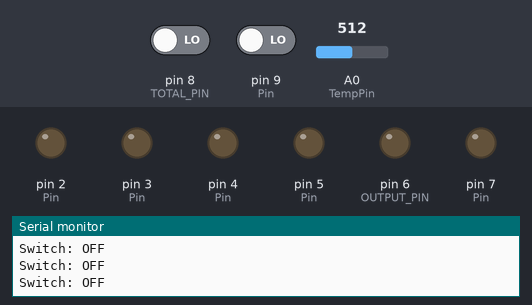
The sketch below on a simulated Arduino Uno, built with avr-gcc and run on an emulated ATmega328P. On the bench: output pins drawn as LEDs (lit = HIGH), the last lines printed to the serial monitor. Dashed ring = blinking. The test bench sets the inputs (shaded band); at power-on: pin 8 (TOTAL_PIN) LOW, A0 (TempPin) = 512, pin 9 (Pin) LOW.

Above: at 1.2 s.
1.3 s: pin 8 (TOTAL_PIN) driven HIGH
At 1.7 s:
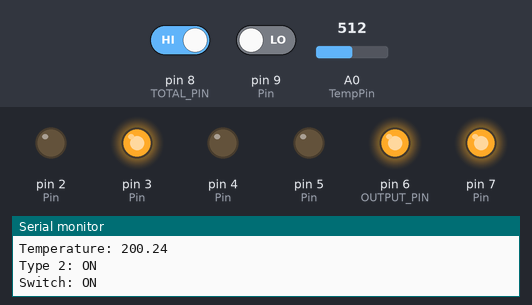
2.8 s: A0 (TempPin) set to 225
5.8 s: A0 (TempPin) set to 203
At 5.94 s:
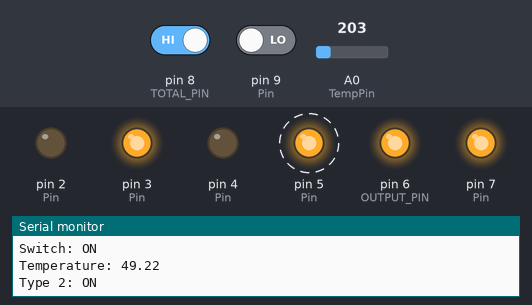
8.8 s: pin 9 (Pin) driven HIGH
At 9.8 s:
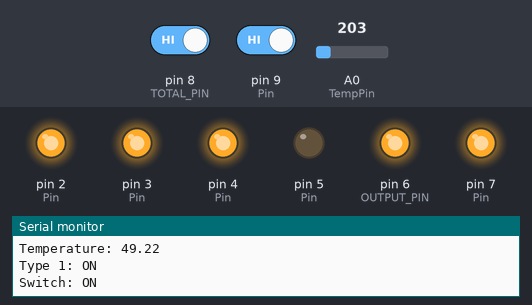
10.5 s: pin 9 (Pin) driven LOW
At 10.61 s:
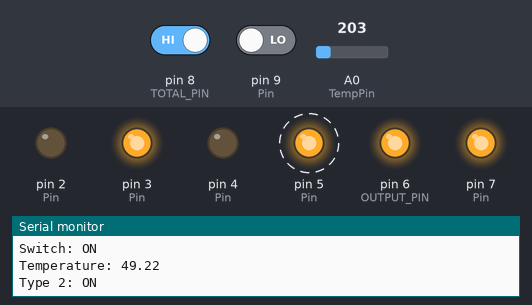
13.5 s: A0 (TempPin) set to 122
At 14.6 s:
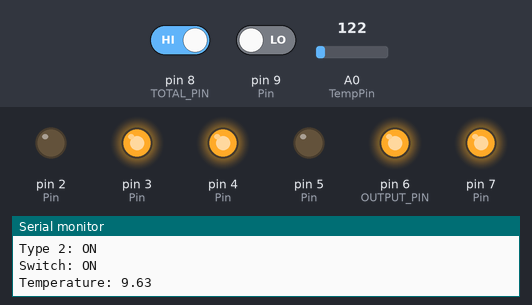
Timing chart, 0 to 16.2 s (numbered marks = the images above; inputs shaded):
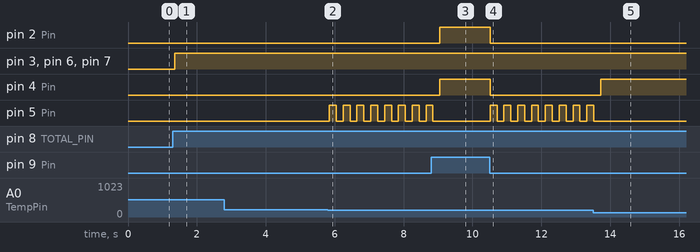

Measured:
- the behaviour switches between 215 and 214 on A0 (TempPin) (found by bisection; images 1 and 2)
- after the input at 1.3 s, pin 3 (Pin), pin 6 (OUTPUT_PIN), pin 7 (Pin): LOW → HIGH after 0.06 s
- after the input at 5.8 s, pin 5 (Pin): alternates HIGH for 0.20 s and LOW for 0.20 s, starting after 0.05 s
- after the input at 8.8 s, pin 2 (Pin), pin 4 (Pin): LOW → HIGH after 0.25 s; pin 5 (Pin): goes on until 8.9 s, then stays LOW
- after the input at 10.5 s, pin 2 (Pin), pin 4 (Pin): HIGH → LOW at once; pin 5 (Pin): alternates HIGH for 0.20 s and LOW for 0.20 s, starting at once
- after the input at 13.5 s, pin 4 (Pin): LOW → HIGH after 0.22 s; pin 5 (Pin): goes on until 13.5 s, then stays LOW

The sketch:

Burn_Detection_Sensor.ino
```cpp
#define MAXANALOG 1023.0  //Maximum size of analog
#define MAXVOLT 5.0     //Maximum size of volt
#define TOTAL_PIN 8   //Number of total pins
#define OUTPUT_PIN 6    //Number of output pins(LED,vibration)
#define TOTAL_SWITCH 2  //Number of total switch pins

#define SAFE_TOUCH 40   //Safe temperature for touching
#define WARNING_TOUCH 45  //Warning temperature for touching
#define DANGER_TOUCH 55   //Dangerous temperautre for touching
#define SAFE_EAT 55   //Safe temperature for eating
#define DANGER_EAT 60 //Dangerous temperautre for eating
#define LOW_BURN_TIME 3600000 //The time(3600s) of low temperature burn
#define HIGH_BURN_TIME 10000  //The time(10s) of High temperature burn

typedef struct  //Structure of Pins
{
  int Pin[TOTAL_PIN] = {2,3,4,5,6,7,8,9}; //Array of pins
  int *pPin = Pin;  //Pointer of Pin
  int TempPin = A0; //Temperature sensor pin
}Pins;

typedef struct  //Structure of etc values
{
  float Temperature = 0;  //Value of temperature
  float Voltage = 0;  //Value of voltage
  int Value = 0;    //Value to read
  int nDelay = 200; //Blink delay
}Values;

Pins type;  //defined as type
Values etc; //defined as etc

int i = 0;  //Temporary variable

void Led_On(int *pPin, int num) //Function: LED on
{
  if(num > TOTAL_SWITCH)  //If the LED pins
  {
    digitalWrite(pPin[num-1], LOW); //Off the LED that was on
    digitalWrite(pPin[num], HIGH);  //New LED on
  }
  else
  {
    digitalWrite(pPin[num], HIGH);  //New LED on
  }
}

void Vibration(int *pPin, int Danger_time)
{  //Function: Vibration notification

  unsigned long time = millis(); //Get the time in millis

  if(time > Danger_time)
  {
  digitalWrite(pPin[5], HIGH);  //Vibration motor on
  }
}

void Type1_Eating(int *pPin) //Function: Type 1->for eating
{
  Serial.print("Type 1: ON\n");
  digitalWrite(pPin[0], HIGH);  //Type 1 LED(blue) on

  if(etc.Temperature < SAFE_EAT) //Safe range
  {
    Led_On(pPin, 2); //LED(green) on
  }
  else if(etc.Temperature < DANGER_EAT)//Warning range
  {
    Led_On(pPin, 3); //LED(yellow) on
  }
  else  //Danger range
  {
    Led_On(pPin, 4); //LED(red) on
  }
}

void Type2_Touching(int *pPin) //Function: Type 2->for drinking
{
  Serial.print("Type 2: ON\n");

  digitalWrite(pPin[0], LOW); //Type 1 LED off
  digitalWrite(pPin[1], HIGH);  //Type 2 LED on

  if(etc.Temperature < SAFE_TOUCH) //Safe range
  {
    Led_On(pPin, 2); //LED(green) on
  }
  else if(etc.Temperature < WARNING_TOUCH)
    //Low-temperature burn risk zone
  {
    Led_On(pPin, 3); //LED(yellow) on
    Vibration(pPin, LOW_BURN_TIME); //Low-temperature burn risk zone
  }
  else if(etc.Temperature < DANGER_TOUCH) //2nd degree burn risk zone
  {
    Led_On(pPin, 3);
    delay(etc.nDelay);
    digitalWrite(pPin[3], LOW); //The LED(yellow) is blinking
    delay(etc.nDelay);
    Vibration(pPin, HIGH_BURN_TIME); //Vibration starts after 10 seconds
  }
  else  //High-temperature burn risk zone
  {
    Led_On(pPin, 4); //LED(red) on
    Vibration(pPin, 0); //Vibration starts after 0 seconds
  }
}

void setup()
{
 for(i = 0; i < OUTPUT_PIN; i++)
  {
    pinMode(type.pPin[i], OUTPUT);  //Connect LED pins
  }
   for(i = OUTPUT_PIN; i < TOTAL_PIN; i++)
  {
    pinMode(type.pPin[i], INPUT); //Connect Switch pins
  }

  Serial.begin(9600);
}

void loop()
{
  etc.Value = analogRead(type.TempPin);
  //Temperature's analog volt value
  etc.Voltage = (etc.Value)*MAXVOLT/MAXANALOG; //Change vlaue to volt
  etc.Temperature = (etc.Voltage)*100-50;
  //Calculate voltage to temperature of celcious

  if(digitalRead(type.pPin[6]) == HIGH) //If switch on
  {
    Serial.print("Switch: ON\n");
    Serial.print("Temperature: ");
    Serial.println(etc.Temperature);

    if(digitalRead(type.pPin[7]) == HIGH)
    //If swich2 on(type 1): eat or drink
    {
      Type1_Eating(type.pPin);
    }
    else  //else(type 2): touch
    {
      Type2_Touching(type.pPin);
    }
  }
  else  //Exit
  {
    Serial.print("Switch: OFF\n\n");

    for(i = 0; i < TOTAL_PIN; i++)
    {
      digitalWrite(type.pPin[i], LOW);  //All LED off
    }
  }
}
```
